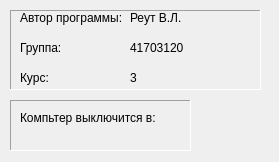
<?xml version="1.0" encoding="UTF-8"?>
<ui version="4.0">
 <class>MainWindowClass</class>
 <widget class="QWidget" name="MainWindowClass">
  <property name="geometry">
   <rect>
    <x>0</x>
    <y>0</y>
    <width>279</width>
    <height>162</height>
   </rect>
  </property>
  <property name="windowTitle">
   <string>Form</string>
  </property>
  <widget class="QFrame" name="frame">
   <property name="geometry">
    <rect>
     <x>10</x>
     <y>100</y>
     <width>181</width>
     <height>51</height>
    </rect>
   </property>
   <property name="frameShape">
    <enum>QFrame::Panel</enum>
   </property>
   <property name="frameShadow">
    <enum>QFrame::Sunken</enum>
   </property>
   <widget class="QLabel" name="label">
    <property name="geometry">
     <rect>
      <x>10</x>
      <y>10</y>
      <width>151</width>
      <height>16</height>
     </rect>
    </property>
    <property name="text">
     <string>Компьтер выключится в:</string>
    </property>
   </widget>
   <widget class="QLabel" name="l_time">
    <property name="geometry">
     <rect>
      <x>10</x>
      <y>30</y>
      <width>61</width>
      <height>16</height>
     </rect>
    </property>
    <property name="text">
     <string/>
    </property>
   </widget>
  </widget>
  <widget class="QFrame" name="frame_2">
   <property name="geometry">
    <rect>
     <x>10</x>
     <y>10</y>
     <width>251</width>
     <height>80</height>
    </rect>
   </property>
   <property name="frameShape">
    <enum>QFrame::Panel</enum>
   </property>
   <property name="frameShadow">
    <enum>QFrame::Sunken</enum>
   </property>
   <widget class="QLabel" name="label_3">
    <property name="geometry">
     <rect>
      <x>10</x>
      <y>0</y>
      <width>111</width>
      <height>16</height>
     </rect>
    </property>
    <property name="text">
     <string>Автор программы:</string>
    </property>
   </widget>
   <widget class="QLabel" name="label_4">
    <property name="geometry">
     <rect>
      <x>10</x>
      <y>30</y>
      <width>49</width>
      <height>16</height>
     </rect>
    </property>
    <property name="text">
     <string>Группа:</string>
    </property>
   </widget>
   <widget class="QLabel" name="label_5">
    <property name="geometry">
     <rect>
      <x>10</x>
      <y>60</y>
      <width>49</width>
      <height>16</height>
     </rect>
    </property>
    <property name="text">
     <string>Курс:</string>
    </property>
   </widget>
   <widget class="QLabel" name="label_6">
    <property name="geometry">
     <rect>
      <x>120</x>
      <y>0</y>
      <width>121</width>
      <height>16</height>
     </rect>
    </property>
    <property name="text">
     <string>Реут В.Л.</string>
    </property>
   </widget>
   <widget class="QLabel" name="label_7">
    <property name="geometry">
     <rect>
      <x>120</x>
      <y>30</y>
      <width>121</width>
      <height>16</height>
     </rect>
    </property>
    <property name="text">
     <string>41703120</string>
    </property>
   </widget>
   <widget class="QLabel" name="label_8">
    <property name="geometry">
     <rect>
      <x>120</x>
      <y>60</y>
      <width>49</width>
      <height>16</height>
     </rect>
    </property>
    <property name="text">
     <string>3</string>
    </property>
   </widget>
  </widget>
 </widget>
 <resources/>
 <connections/>
</ui>
